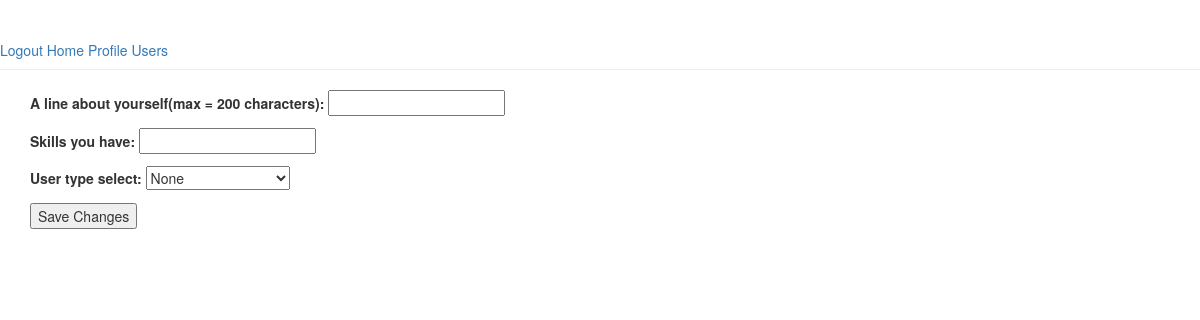
Before: /users/profile/2/edit/ (signed in) with the older database file.
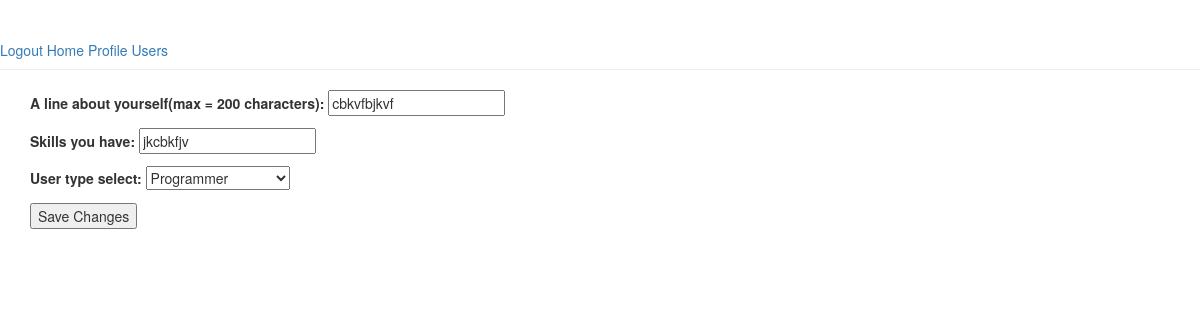
After: the same page with the newer database file.
### app/models.py (models this page shows, shortened)
class UserProfileModel(models.Model):
    user = models.ForeignKey(User)
    user_description = models.CharField(max_length = 200)
    skills = models.CharField(max_length = 200)
    user_type_select = models.CharField(max_length = 50,default = 'None')   #developer or programmer
    timeStamp = models.DateTimeField(auto_now_add = True)

### app/views.py (the view)
    def wrapper(request,*args,**kwargs):
        if not request.user.is_authenticated():
            return redirect('login_view')
        return func(request,*args,**kwargs)

### app/forms.py
class UserProfileForm(forms.ModelForm):
    CHOICES = (('None','None'),('Programmer','Programmer'),('Developer','Developer'),('Not sure right now:)','Not sure right now:)'),('Both','Both'),)
    user_description = forms.CharField(label = 'A line about yourself(max = 200 characters)',max_length = 200)
    skills = forms.CharField(label = 'Skills you have',max_length = 200)
    user_type_select = forms.ChoiceField(choices = CHOICES, required = True )
    class Meta:
        model = UserProfileModel
        fields = ['user_description','skills','user_type_select']

### app/users.py (called while the page is built)
def check_user_access_for_profile_edit(func):
    def wrapper(request,user_id,*args,**kwargs):
        print int(request.user.id) == int(user_id)
        if int(request.user.id) != int(user_id):
            return redirect('/users/profile/'+str(user_id))
        return func(request,user_id,*args,**kwargs)
    return wrapper

### app/views.py (called while the page is built)
def loginRequired(func):
    def wrapper(request,*args,**kwargs):
        if not request.user.is_authenticated():
            return redirect('login_view')
        return func(request,*args,**kwargs)
    return wrapper

### app/templates/users/edit_user_profile.html (shortened to what this page needs)
{% extends 'base.html' %}
{% block content %}
<form method = 'post'>
{{ form.as_p }}
<input type='submit' name='edit_profile' value = 'Save Changes'/>
</form>
{% endblock %}

Changed rows visible on the page:
added UserProfileModel: user_description "cbkvfbjkvf", skills "jkcbkfjv", user_type_select "Programmer"
Other visible differences:
form field user_type_select: "None" → (not shown)
